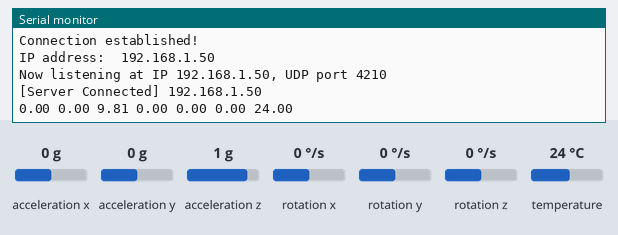
Recording of a sketch running on a simulated ESP8266 (NodeMCU). Parts: the last lines printed to the serial monitor. Inputs (shaded band) come from the test bench; at power-on: acceleration x 0 g, acceleration y 0 g, acceleration z 1 g, rotation x 0 °/s, rotation y 0 °/s, rotation z 0 °/s, temperature 24 °C. WiFi joins after 1.5 s; servers stay silent unless stated.

Above: at 3.3 s.
3.4 s: acceleration x set to -1.4 g
At 3.9 s:
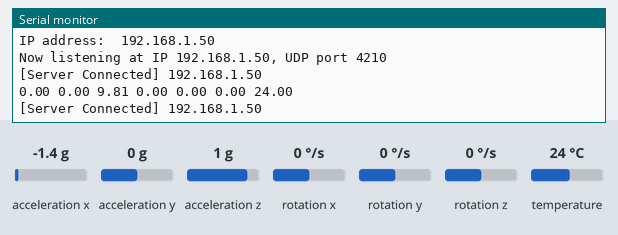
4.9 s: acceleration y set to -1.4 g
At 6.3 s:
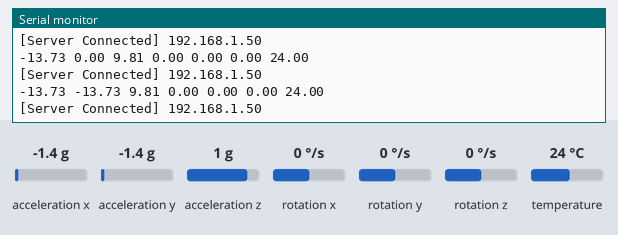
6.4 s: acceleration z set to -1.4 g
At 7.7 s:
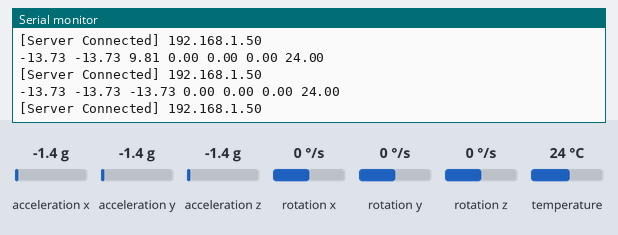
7.9 s: rotation x set to -192 °/s
At 9.1 s:
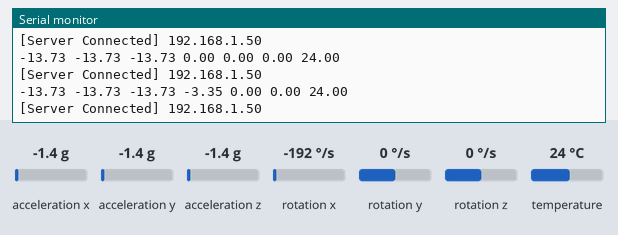
9.4 s: rotation y set to -192 °/s
At 11.6 s:
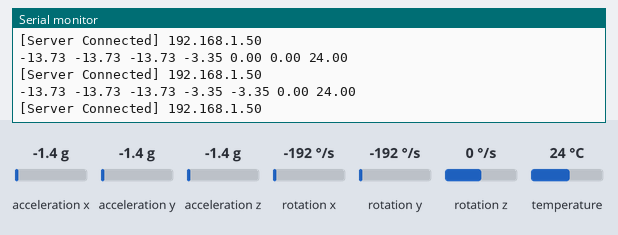

The sketch:

excel_udp.ino
```cpp
#include <Arduino.h>
#include <ESP8266WiFi.h>
#include <WiFiUdp.h>
#include <WiFiClientSecure.h>
#include <Adafruit_MPU6050.h>
#include <Adafruit_Sensor.h>
#include <Wire.h>
#include <OneWire.h>
#include <DallasTemperature.h>
#include "HTTPSRedirect.h"


Adafruit_MPU6050 mpu;


// GPIO where the DS18B20 is connected to
const int oneWireBus = 0;


// Setup a oneWire instance to communicate with any OneWire devices
OneWire oneWire(oneWireBus);


// Pass our oneWire reference to Dallas Temperature sensor
DallasTemperature sensors(&oneWire);


// Enter network credentials:
const char* ssid     = "YOUR_WIFI/HOTSPOT_NAME";
const char* password = "YOUR_WIFI/HOTSPOT_PASSWORD";

WiFiUDP Udp;
unsigned int localUdpPort = 4210;  // local port to listen on


String payload_base =  "";
String payload = "";


// Declare variables that will be published to Google Sheets
double value0 = 0;
double value1 = 0;
double value2 = 0;
double value3 = 0;
double value4 = 0;
double value5 = 0;
double value6 = 0;


void setup(void) {
  Serial.begin(115200);
  while (!Serial)
    delay(10); // will pause Zero, Leonardo, etc until serial console opens


  Serial.println("Adafruit MPU6050 test!");


  // Try to initialize!
  if (!mpu.begin()) {
    Serial.println("Failed to find MPU6050 chip");
    while (1) {
      delay(10);
    }
  }
  Serial.println("MPU6050 Found!");


  mpu.setAccelerometerRange(MPU6050_RANGE_8_G);
  Serial.print("Accelerometer range set to: ");
  switch (mpu.getAccelerometerRange()) {
  case MPU6050_RANGE_2_G:
    Serial.println("+-2G");
    break;
  case MPU6050_RANGE_4_G:
    Serial.println("+-4G");
    break;
  case MPU6050_RANGE_8_G:
    Serial.println("+-8G");
    break;
  case MPU6050_RANGE_16_G:
    Serial.println("+-16G");
    break;
  }
  mpu.setGyroRange(MPU6050_RANGE_500_DEG);
  Serial.print("Gyro range set to: ");
  switch (mpu.getGyroRange()) {
  case MPU6050_RANGE_250_DEG:
    Serial.println("+- 250 deg/s");
    break;
  case MPU6050_RANGE_500_DEG:
    Serial.println("+- 500 deg/s");
    break;
  case MPU6050_RANGE_1000_DEG:
    Serial.println("+- 1000 deg/s");
    break;
  case MPU6050_RANGE_2000_DEG:
    Serial.println("+- 2000 deg/s");
    break;
  }


  mpu.setFilterBandwidth(MPU6050_BAND_21_HZ);
  Serial.print("Filter bandwidth set to: ");
  switch (mpu.getFilterBandwidth()) {
  case MPU6050_BAND_260_HZ:
    Serial.println("260 Hz");
    break;
  case MPU6050_BAND_184_HZ:
    Serial.println("184 Hz");
    break;
  case MPU6050_BAND_94_HZ:
    Serial.println("94 Hz");
    break;
  case MPU6050_BAND_44_HZ:
    Serial.println("44 Hz");
    break;
  case MPU6050_BAND_21_HZ:
    Serial.println("21 Hz");
    break;
  case MPU6050_BAND_10_HZ:
    Serial.println("10 Hz");
    break;
  case MPU6050_BAND_5_HZ:
    Serial.println("5 Hz");
    break;
  }


  Serial.println("");


  // Connect to WiFi
  WiFi.begin(ssid, password);
  Serial.print("Connecting to ");
  Serial.print(ssid); Serial.println(" ...");


  while (WiFi.status() != WL_CONNECTED) {
    delay(1000);
    Serial.print(".");
  }
  Serial.println('\n');
  Serial.println("Connection established!");
  Serial.print("IP address:\t");
  Serial.println(WiFi.localIP());


  // Start the DS18B20 sensor
  sensors.begin();

  Udp.begin(localUdpPort);
  Serial.printf("Now listening at IP %s, UDP port %d\n", WiFi.localIP().toString().c_str(), localUdpPort);

  delay(100);
}


void loop() {

  Serial.print("[Server Connected] ");
  Serial.println (WiFi.localIP());


  sensors.requestTemperatures();
  float temperatureC = sensors.getTempCByIndex(0);


  /* Get new sensor events with the readings */
  sensors_event_t a, g, temp;
  mpu.getEvent(&a, &g, &temp);


  value0 = a.acceleration.x;
  value1 = a.acceleration.y;
  value2 = a.acceleration.z;
  value3 = g.gyro.x;
  value4 = g.gyro.y;
  value5 = g.gyro.z;
  value6 = temperatureC; //DS //temp.temperature; for MPU6050


    // Create byte string to send serially to the python program
  payload = payload_base + value0 + " " + value1 + " " + value2 + " " + value3 + " " + value4 + " " + value5 + " " + value6 + "";

  int payload_len = payload.length() + 1;
  char  replyPacket[payload_len];  // a reply string to send back
  payload.toCharArray(replyPacket, payload_len);


  Udp.beginPacket("YOUR_LAPTOP'S_IP_ADDRESS", 4210);
  Udp.write(replyPacket);
  Udp.endPacket();
  Serial.println("\n");


  // // Publish data to Python UDP Client
  Serial.println(replyPacket);
  delay(500);
}
```

Measured:
- after the input at 4.9 s, the serial monitor: prints a new line after 0.53 s (image 2)
- after the input at 6.4 s, the serial monitor: prints a new line after 0.30 s (image 3)
- after the input at 7.9 s, the serial monitor: prints a new line after 0.06 s (image 4)
- after the input at 9.4 s, the serial monitor: prints a new line after 1.1 s (image 5)
